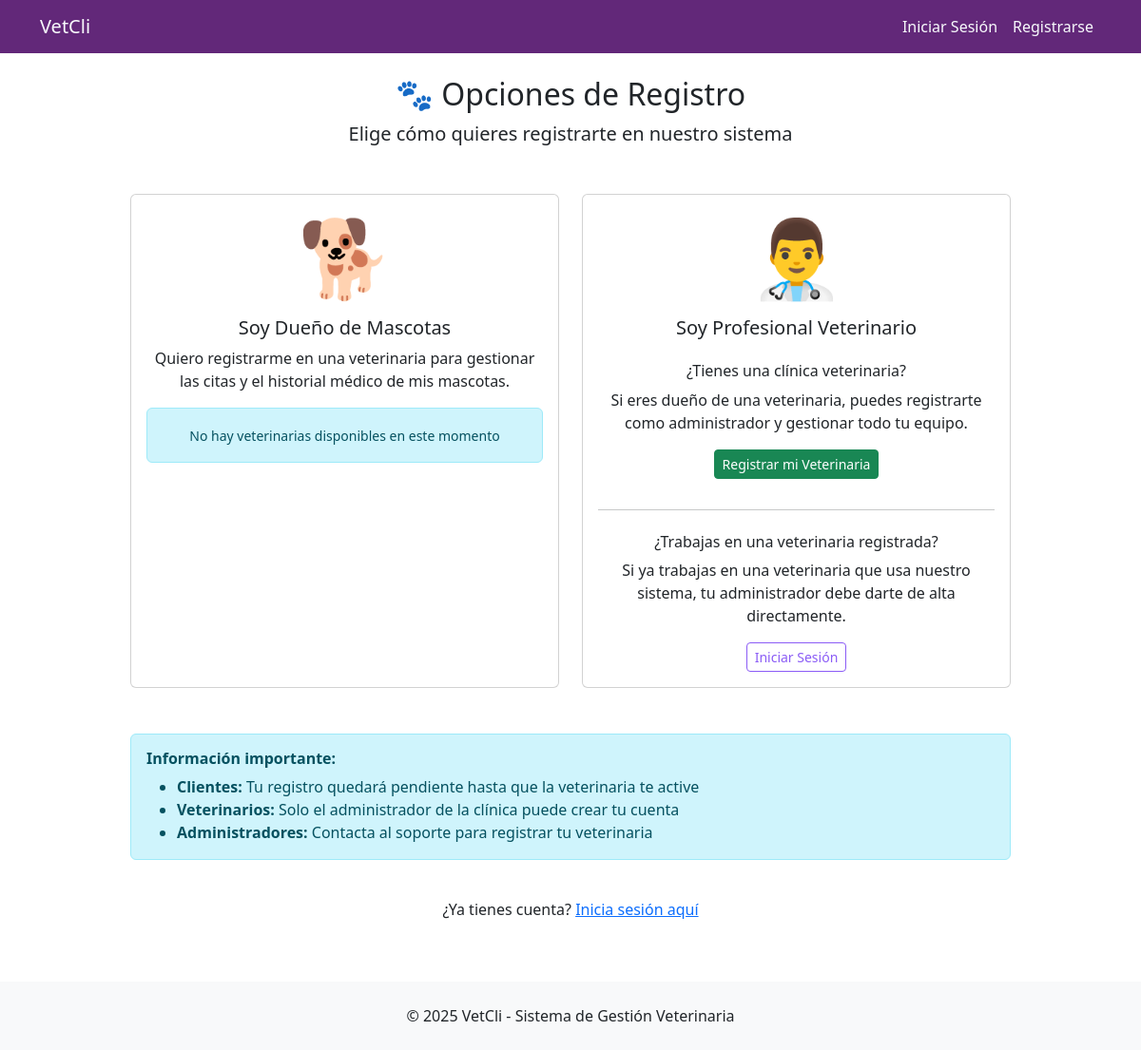
Before: /accounts/registro/ with the older database file.
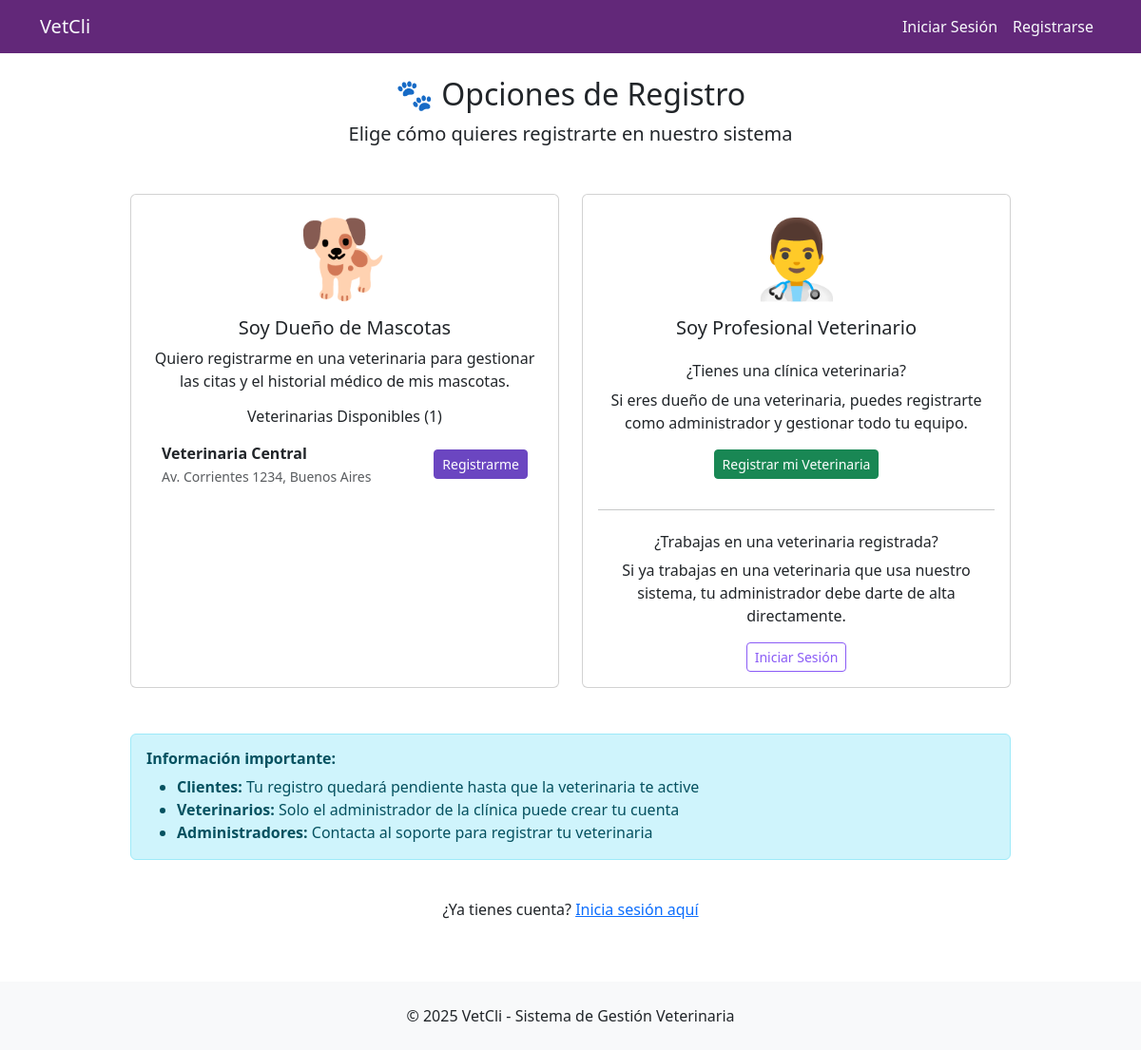
After: the same page with the newer database file.
### apps/clinicas/models.py (models this page shows, shortened)
class Clinica(models.Model):
    nombre = models.CharField(max_length=200)
    descripcion = models.TextField(blank=True)
    direccion = models.TextField()
    telefono = models.CharField(max_length=15)
    email = models.EmailField()
    admin = models.OneToOneField(
        settings.AUTH_USER_MODEL,
        on_delete=models.CASCADE,
        limit_choices_to={"rol": "admin_veterinaria"},
        related_name="clinica_admin",
    )
    hora_apertura = models.TimeField()
    hora_cierre = models.TimeField()
    dias_atencion = models.JSONField(
        default=list, help_text="Lista de días: ['lunes', 'martes', ...]"
    )
    is_active = models.BooleanField(default=True)
    acepta_nuevos_clientes = models.BooleanField(default=True)
    fecha_creacion = models.DateTimeField(auto_now_add=True)
    fecha_actualizacion = models.DateTimeField(auto_now=True)
    slug = models.SlugField(
        max_length=100,
        unique=True,
        blank=True,
        help_text="URL amigable para cada clinica",
    )
    class Meta:
        verbose_name = "Clínica"
        verbose_name_plural = "Clínicas"
        ordering = ["nombre"]

### apps/accounts/views.py (the view)
# urls.py: path("registro/", registro_view, name="registro_opciones"),
def registro_view(request):
    clinicas_disponibles = Clinica.objects.filter(
        is_active=True, acepta_nuevos_clientes=True
    )
    context = {
        "clinicas_disponibles": clinicas_disponibles,
        "total_clinicas": clinicas_disponibles.count(),
    }
    return render(request, "accounts/registro_opciones.html", context)

### templates/accounts/registro_opciones.html (shortened to what the changed rows need)
{% extends 'base.html' %}
{% block content %}
<div class="row justify-content-center">
    <div class="col-md-10">
        <div class="text-center mb-5">
            <h2>🐾 Opciones de Registro</h2>
        </div>
        <div class="row">
            <div class="col-md-6 mb-4">
                <div class="card h-100">
                    <div class="card-body text-center">
                        <div class="mb-3">
                            <span class="display-1">🐕</span>
                        </div>
                        <h5 class="card-title">Soy Dueño de Mascotas</h5>
                        <p class="card-text">
                            Quiero registrarme en una veterinaria para gestionar las citas
                            y el historial médico de mis mascotas.
                        </p>
                        {% if clinicas_disponibles %}
                            <h6>Veterinarias Disponibles ({{ total_clinicas }})</h6>
                            <div class="list-group list-group-flush">
                                {% for clinica in clinicas_disponibles %}
                                    <div class="list-group-item d-flex justify-content-between align-items-center">
                                        <div class="text-start">
                                            <strong>{{ clinica.nombre }}</strong><br>
                                            <small class="text-muted">{{ clinica.direccion|truncatewords:5 }}</small>
                                        </div>
                                        <a href="{% url 'accounts:pre_registro_cliente' clinica_slug=clinica.slug %}"
                                           class="btn btn-primary btn-sm">
                                            Registrarme
                                        </a>
                                    </div>
                                {% endfor %}
                            </div>
                        {% else %}
                            <div class="alert alert-info">
                                <small>No hay veterinarias disponibles en este momento</small>
                            </div>
                        {% endif %}
                    </div>
                </div>
            </div>
        </div>
    </div>
</div>
{% endblock %}

Changed rows visible on the page:
added Clinica: nombre "Veterinaria Central", direccion "Av. Corrientes 1234, Buenos Aires"
Other visible differences:
{{ total_clinicas }}: (not shown) → "1"
text no longer shown: "No hay veterinarias disponibles en este momento"
text now shown: "Veterinarias Disponibles ( )"
